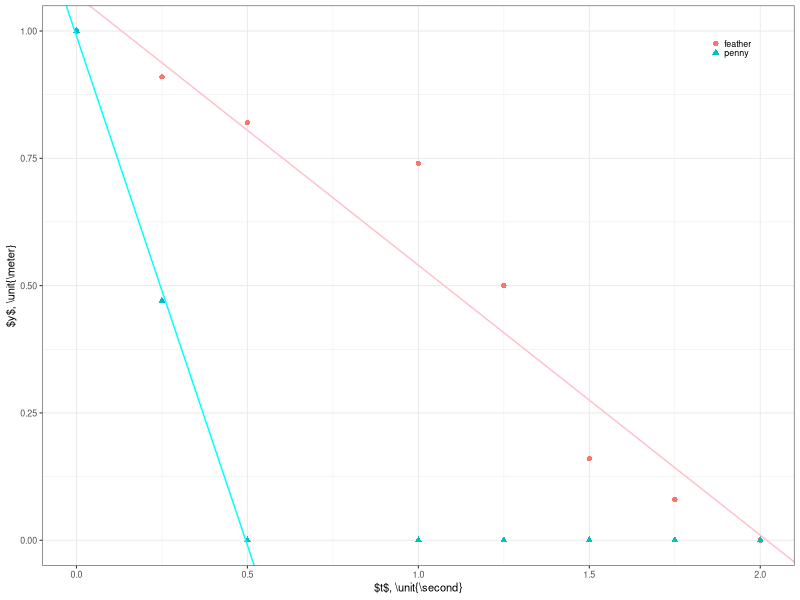
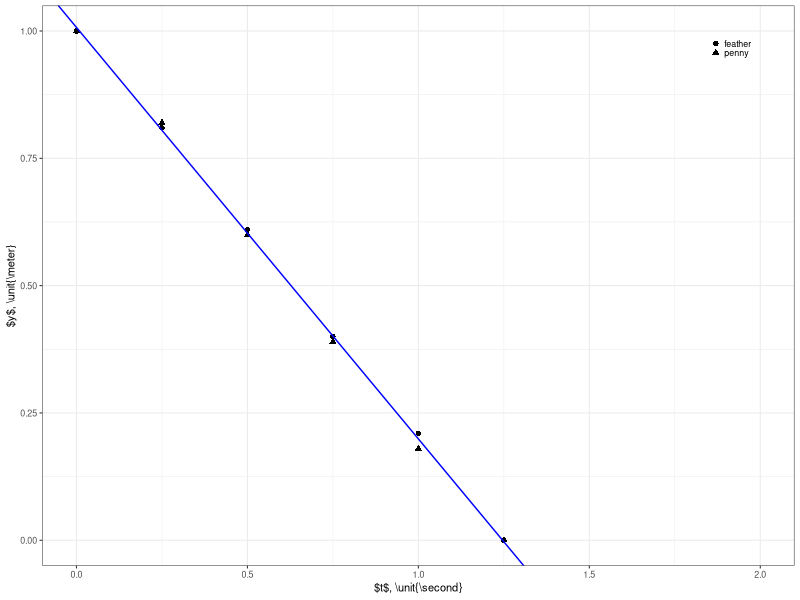

Write R code to recreate these figures, in order.
library(ggplot2)
library(dplyr)

raw <- read.csv('fig1.csv',header=TRUE)
data <- tibble(raw)
fig1 <- ggplot(data)+
     geom_point(aes(x=t_s,y=y_m,color=type,shape=type))+
     geom_abline(intercept=0.99,slope=-2,color='cyan')+
     geom_abline(intercept=1.07,slope=-0.53,color='pink')+
     xlab('$t$, \\unit{\\second}')+
     ylab('$y$, \\unit{\\meter}')+
     theme_bw(base_size=8)+
     theme(legend.position="inside",
	legend.position.inside=c(0.95,0.95),
	legend.justification.inside=c("right","top"),
	legend.key.size=unit(4,"pt"),
	legend.title=element_blank())
ggsave('fig1.svg',plot=fig1,width=3.4167,height=2,units="in")



penny <- filter(tibble(read.csv('fig1pruned.csv',header=TRUE)),
      type=='penny')
feather <- filter(tibble(read.csv('fig1pruned.csv',header=TRUE)),
      type=='feather')
modelp = lm(y_m~t_s,penny)
modelf = lm(y_m~t_s,feather)
print(summary(modelp))
print(summary(modelf))
      


raw2 <- read.csv('fig2.csv',header=TRUE)
data2 <- tibble(raw2)
fig2 <- ggplot(data2)+
     geom_point(aes(x=t_s,y=y_m,shape=type))+
     geom_abline(intercept=1.007,slope=-0.808,color='blue')+
     xlim(0,2.0)+
     xlab('$t$, \\unit{\\second}')+
     ylab('$y$, \\unit{\\meter}')+
     theme_bw(base_size=8)+
     theme(legend.position="inside",
	legend.position.inside=c(0.95,0.95),
	legend.justification.inside=c("right","top"),
	legend.key.size=unit(4,"pt"),
	legend.title=element_blank())
ggsave('fig2.svg',plot=fig2,width=3.4167,height=2,units="in")

# do stats on if velocities are different for air versus no air
model21 = lm(y_m~t_s,data2)
model22 = lm(y_m~t_s:type,data2)
print(anova(model21,model22))
print(summary(model21))





# what is strange here is that in no air, the penny slowed down to be as slow
# as the feather (not that the feather sped up to be as fast as the penny)?
# are these data correct?

# stats
pruned = tibble(read.csv('fig1pruned.csv',header=TRUE))
model11 = lm(y_m~t_s,pruned)
model12 = lm(y_m~t_s:type,pruned)
print(anova(model11,model12))